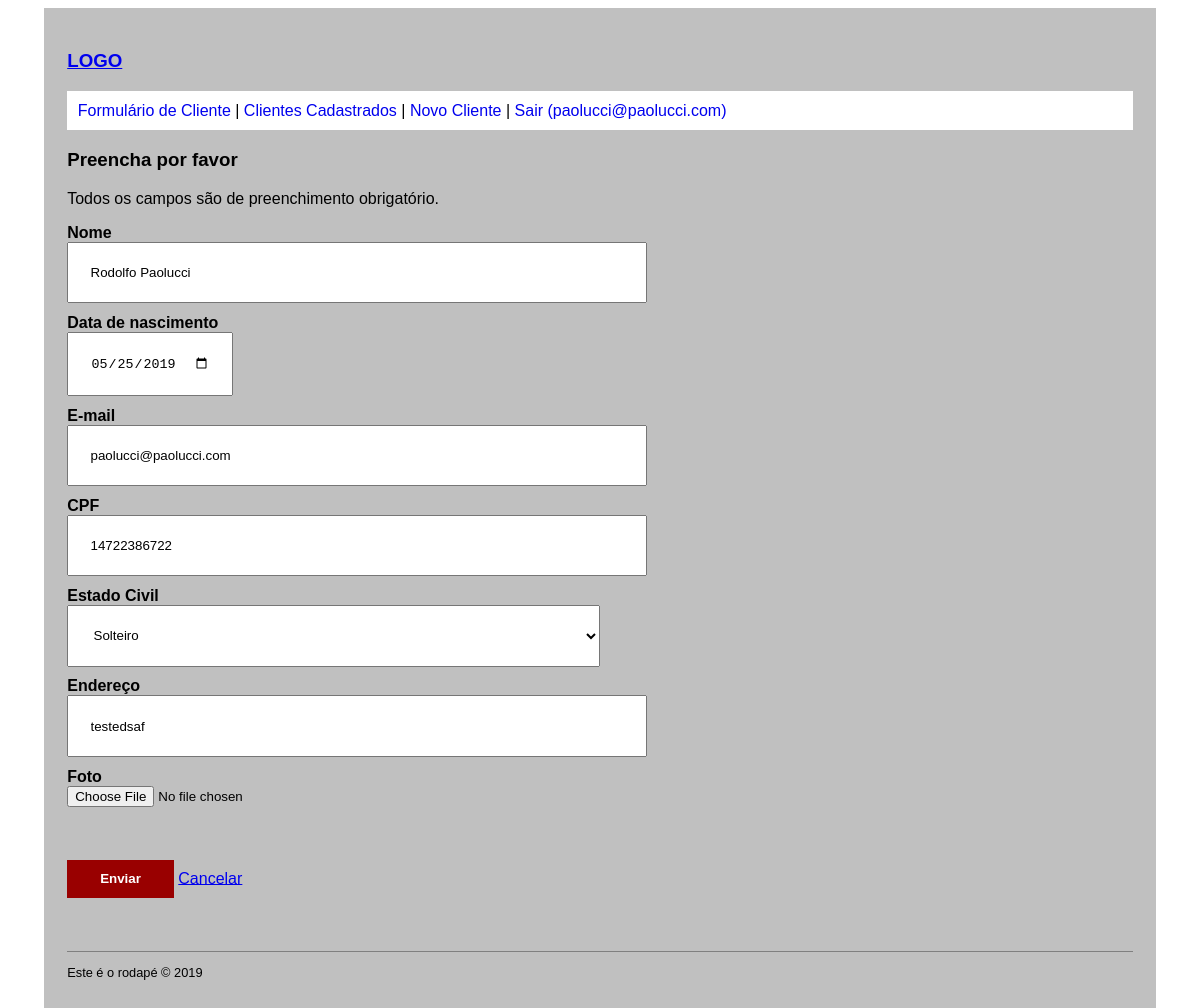
The page /?pagina=formcliente&idcliente=9 (signed in) on the database its author committed.
### tables this page shows
CREATE TABLE `cliente` (
  `idcliente` int(11) NOT NULL,
  `nome` varchar(200) NOT NULL,
  `nascimento` date NOT NULL,
  `email` varchar(200) NOT NULL,
  `cpf` bigint(20) NOT NULL,
  `estadocivil` varchar(45) NOT NULL,
  `endereco` varchar(200) NOT NULL,
  `senha` varchar(200) NOT NULL,
  `perfil` varchar(100) NOT NULL DEFAULT 'cliente',
  `foto` varchar(200) NOT NULL
);

### model/cliente.php (called while the page is built, shortened)
<?php
function consultarCliente($idcliente = null, $consulta = null) {
    include 'model/conexao.php';
    $sql = 'SELECT * FROM cliente';
    if ($idcliente)
        $sql .= ' WHERE idcliente = ' . $idcliente;
    return mysqli_query($conexao, $sql);
}
?>

### view/formcliente.php (the view, shortened to what this page needs)
<h3>Preencha por favor</h3>
<p>Todos os campos são de preenchimento obrigatório.</p>
<?php
if (isset($_GET['idcliente']) && $idcliente = trim($_GET['idcliente'])) {
    include 'model/cliente.php';
    $cliente = consultarCliente($idcliente);
    $cliente = mysqli_fetch_assoc($cliente);
}
?>
<form method="post" enctype="multipart/form-data" action="controller/cliente.php<?php echo isset($cliente) ? '?idcliente=' . $idcliente : '' ?>">
    <label for="nome">Nome</label>
    <input type="text" name="nome" value="<?php echo isset($cliente) ? $cliente['nome'] : '' ?>">
    <label for="nascimento">Data de nascimento</label>
    <input type="date" name="nascimento" value="<?php echo isset($cliente) ? $cliente['nascimento'] : '' ?>">
    <label for="email">E-mail</label>
    <input type="text" name="email" value="<?php echo isset($cliente) ? $cliente['email'] : '' ?>">
    <label for="cpf">CPF</label>
    <input type="text" name="cpf" value="<?php echo isset($cliente) ? $cliente['cpf'] : '' ?>">
    <?php
    $estadoCivil = array(
        'casado' => 'Casado',
        'divorciado' => 'Divorciado',
        'solteiro' => 'Solteiro',
        'uniaoestavel' => 'União Estável',
        'viuvo' => 'Viúvo',
        2 => 'Expulso de Casa',
    );
    ?>
    <label for="estadocivil">Estado Civil</label>
    <select name="estadocivil">
        <?php foreach ($estadoCivil as $posicao => $valor): ?>
            <?php if (isset($cliente) && $cliente['estadocivil'] == $posicao): ?>
                <option value="<?php echo $posicao ?>" selected><?php echo $valor ?></option>
            <?php else: ?>
                <option value="<?php echo $posicao ?>"><?php echo $valor ?></option>
            <?php endif; ?>
        <?php endforeach; ?>
    </select>
    <label for="endereco">Endereço</label>
    <input type="text" name="endereco" value="<?php echo isset($cliente) ? $cliente['endereco'] : '' ?>">
    <label for="foto">Foto</label>
    <input type="file" name="foto">
    <div id="button">
        <input type="submit" value="Enviar">
        <a href="index.php">Cancelar</a>
    </div>
</form>

### css/estilo.css (style rules this page uses)
body { font-family: sans-serif; }
label { font-weight: bold; display: block; margin-top: 1%; }
#button { margin: 5% 0; }
input[type=submit] { border: 1px solid #900; padding: 1% 3%; font-weight: bold; background: #900; color: white; }
input[type=text],input[type=password], select { width: 50%; padding: 2%; }
input[type=date] { padding: 2%; }

### css/print.css (style rules this page uses)
body { font-family: "Times New Roman"; font-size: .8em }

### rows shown on the page
cliente: nome "Rodolfo Paolucci", nascimento "05/25/2019", email "paolucci@paolucci.com", cpf "14722386722", estadocivil "Solteiro", endereco "testedsaf"

### other values the page prints
$_SESSION['email'] "paolucci@paolucci.com"
